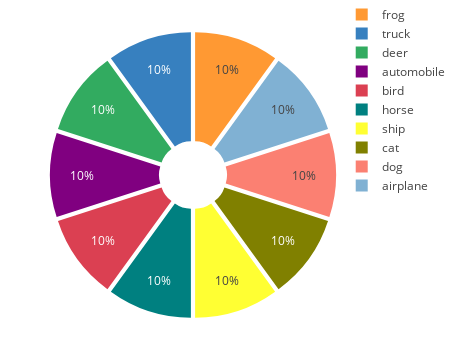

Notebook cell for this chart:
### Code cell
fw.plt.plot_counts_pie(y_train, labels, w=450)

### Figure 1 — Plotly figure (JSON) as saved in the notebook; plotly's stock layout.template omitted (floating-point values rounded to 4 significant figures)
{"data": [{"pull": 0.05, "name": "", "labels": ["frog", "truck", "deer", "automobile", "bird", "horse", "ship", "cat", "dog", "airplane"], "values": [5000, 5000, 5000, 5000, 5000, 5000, 5000, 5000, 5000, 5000], "marker": {"colors": ["rgba(255, 153, 51, 1.0)", "rgba(55, 128, 191, 1.0)", "rgba(50, 171, 96, 1.0)", "rgba(128, 0, 128, 1.0)", "rgba(219, 64, 82, 1.0)", "rgba(0, 128, 128, 1.0)", "rgba(255, 255, 51, 1.0)", "rgba(128, 128, 0, 1.0)", "rgba(251, 128, 114, 1.0)", "rgba(128, 177, 211, 1.0)"]}, "hole": 0.2, "type": "pie"}], "layout": {"width": 450, "margin": {"r": 0, "b": 0, "l": 50, "t": 0}, "height": 350}}
